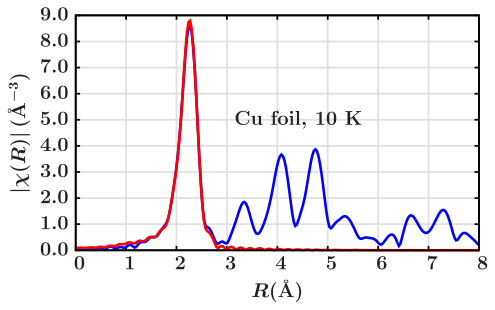

This chart was generated by the following gnuplot code:
load 'base_real.gp'

set ylabel ' $ |{\chi(R)}| \rm\, (\AA^{-3}) $ ' -2, 0

set xlabel ' $ R \rm (\AA) $ ' 0, -0.5
set  format y "%.1f"

set xrange [0:8]


set label 1 ' Cu foil, 10 K ' at 3,5

plot "fit_10.dat" u 1:2 w  l ls 1 \
 ,   "fit_10.dat" u 1:3 w  l ls 2
